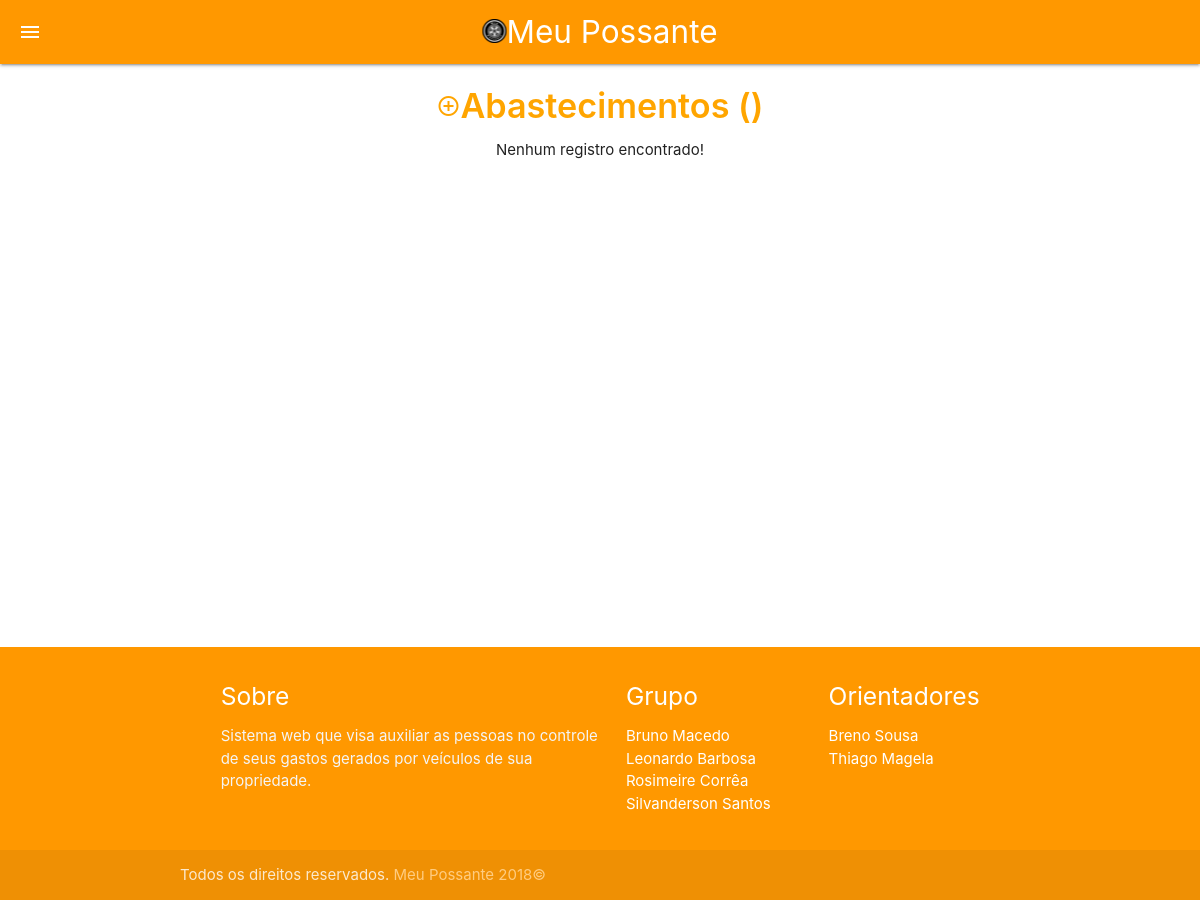
Before: /admin/combustiveis/combustivel.php?id=16 (signed in) with the older database file.
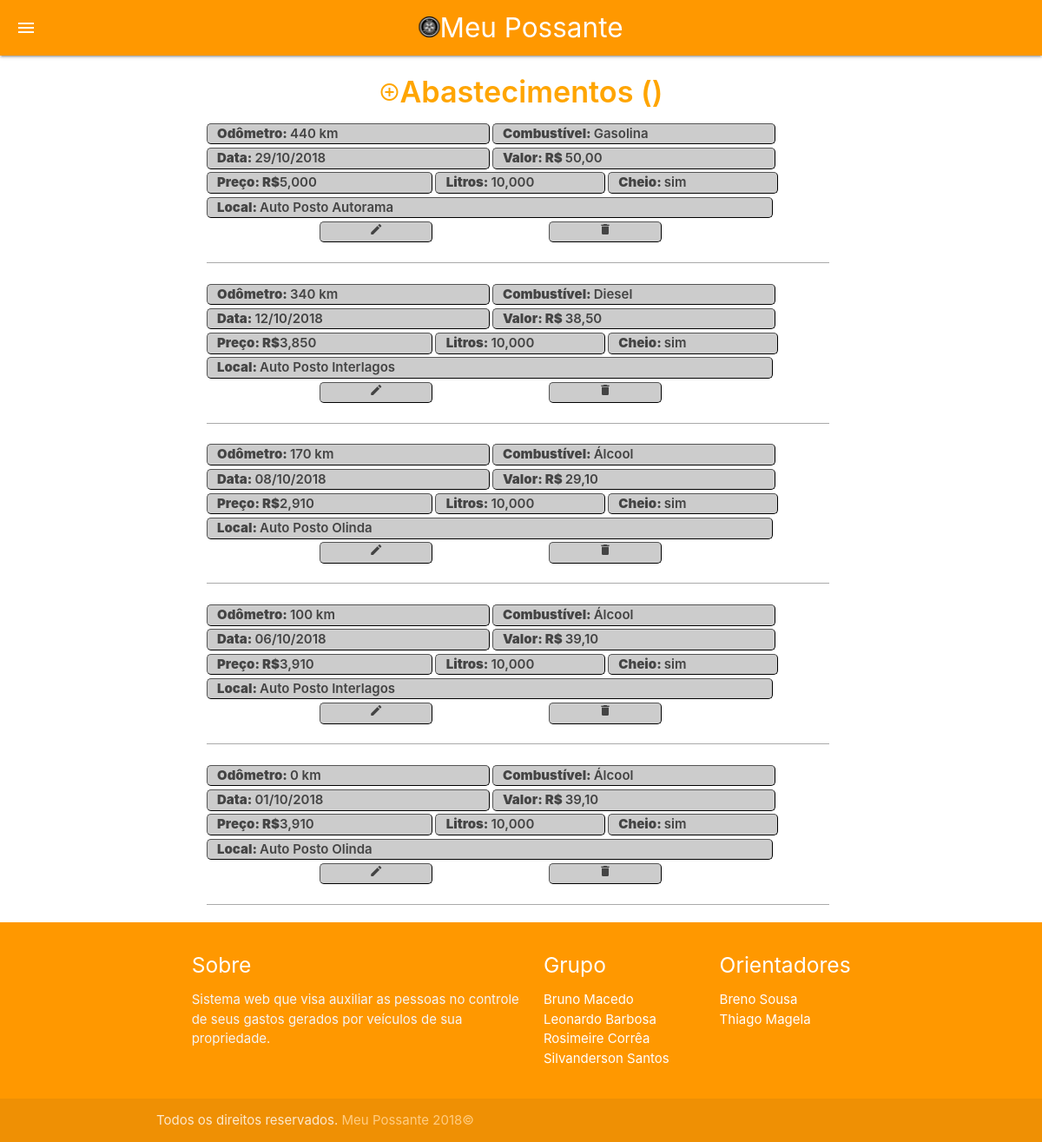
After: the same page with the newer database file.
### tables this page shows
CREATE TABLE IF NOT EXISTS `abastecimentos` (
  `idaba` int(11) NOT NULL AUTO_INCREMENT,
  `idveiculo` int(11) DEFAULT NULL,
  `idcomb` int(11) DEFAULT NULL,
  `idposto` int(11) DEFAULT NULL,
  `odoaba` int(11) DEFAULT NULL,
  `dataaba` date DEFAULT NULL,
  `valoraba` double(10,2) DEFAULT NULL,
  `precoaba` double(10,3) DEFAULT NULL,
  `litro` double(10,3) DEFAULT NULL,
  `cheio` tinyint(1) NOT NULL,
  PRIMARY KEY (`idaba`),
  KEY `idcomb` (`idcomb`),
  KEY `idveiculo` (`idveiculo`),
  KEY `idposto` (`idposto`)
);

### admin/combustiveis/combustivel.php (the view, shortened to what this page needs)
<?php
$id = $_GET['id'];
?>
<!DOCTYPE html>
<html lang="pt-br">
<head>
  <link type="text/css" rel="stylesheet" href="../../materialize/css/materialize.min.css"  media="screen,projection"/>
  <link rel="stylesheet" type="text/css" href="../../css/style.css">
</head>
<body>
  <nav class="orange">
    <div class="nav-wrapper">
      <a href="#" class="center-align"><i class="sidenav-trigger material-icons  " data-target="slide-out">menu</i></a>
      <div><a href="#" class="brand-logo center"><img src="../../img/mp24px.png"/>Meu Possante</a></div>
    </div>
  </nav>
  <main class="">
    <div class="container">
      <h4><a href="addcombustivel.php?id=<?= $id?>"  style="color:orange;"><i class="material-icons">control_point</i>Abastecimentos (<?= $_SESSION['placa'] ?>)</a></h4>
			<?php
			include "../../conexao.php";
      $query = "SELECT * FROM combustiveis";
        $resultado = $conexao->query($query);
        if($resultado){
          if($resultado->num_rows > 0) {
            while($linha = $resultado->fetch_assoc()) {
              $comb[$linha['idcomb']] = $linha['tipocomb'];
            }
          }
        }
      $query = "SELECT * FROM postos";
            $resultado = $conexao->query($query);
            if ($resultado) {
                if ($resultado->num_rows > 0) {
                    while ($linha = $resultado->fetch_assoc()) {
                      $postos[$linha['idposto']] = $linha['nomeposto'];
                    }
                }
            } else {
                die("Erro!");
            }
			$query = "SELECT * FROM abastecimentos WHERE idveiculo = '$id' ORDER BY dataaba DESC;";
            $resultado = $conexao->query($query);
            if ($resultado) {
                if ($resultado->num_rows > 0) {
                    while ($linha = $resultado->fetch_assoc()) {
                    	if($linha['cheio'] == 0){
                    		$fuel = 'não';
                    	} else {
                    		$fuel = 'sim';
                    	}
           echo "<div><div class='row'>";
                        echo("<div class='atributos col s11 m5 xl3 offset-xl1'><b>Odômetro: </b>" . $linha["odoaba"] . " km</div><div class='atributos col s11 m5 xl3'><b>Combustível: </b>" . $comb[$linha["idcomb"]] . "</div><div class='atributos col s11 m5 xl3'><b>Data: </b>" . date("d/m/Y", strtotime($linha['dataaba'])) . "</div><div class='atributos col s11 m5 xl3 offset-xl1'><b>Valor: R$ </b>" . str_replace('.',',',$linha['valoraba']) ."</div><div class='atributos col s11 m4 xl2'><b>Preço: R$</b>" . str_replace('.',',',$linha['precoaba']) . "</div><div class='atributos col s11 m3 xl2'><b>Litros: </b>" . str_replace('.',',',$linha['litro']) ."</div><div class='atributos col s11 m3 xl2'><b>Cheio: </b>" . $fuel . "</div><div class='atributos col s11 m10 xl7 offset-xl1'><b>Local: </b>" . $postos[$linha['idposto']] . "</div><a href='atualizaabastecimento.php?id=" . $linha['idaba'] . "&idveiculo=".$linha["idveiculo"]."'><div class='atributos col s3 offset-s2 m2 offset-m2 xl1 center-align'><i style='font-size: 16px;' class='material-icons'>edit</i></div></a><a href='#' onclick='removerInfo(" . $linha["idaba"] .", " .$id . ")'><div class='atributos col s3 offset-s1 m2 offset-m2 xl1  center-align'><i style='font-size: 16px;' class='material-icons'>delete</i></div></a>");
           echo "<div class='divisao col s11 m11 xl9 offset-xl1  '></div></div></div>";
                    }
                } else {
        echo "<p style='text-align:center;'>Nenhum registro encontrado!</p>";
                }
            } else {
                die("Erro!");
            }
		 ?> </div>
</main>
<footer class="page-footer orange">
  <div class="container">
    <div class="row">
      <div class="col l6 s12">
        <h5 class="white-text">Sobre</h5>
        <p class="grey-text text-lighten-4">Sistema web que visa auxiliar as pessoas no controle de seus gastos gerados por veículos de sua propriedade.</p>
      </div>
      <div class="col l3 s12">
        <h5 class="white-text">Grupo</h5>
        <ul>
          <li><a class="white-text" href="#!">Bruno Macedo</a></li>
          <li><a class="white-text" href="#!">Leonardo Barbosa</a></li>
          <li><a class="white-text" href="#!">Rosimeire Corrêa</a></li>
          <li><a class="white-text" href="#!">Silvanderson Santos</a></li>
        </ul>
      </div>
      <div class="col l3 s12">
        <h5 class="white-text">Orientadores</h5>
        <ul>
          <li><a class="white-text" href="#!">Breno Sousa</a></li>
          <li><a class="white-text" href="#!">Thiago Magela</a></li>
        </ul>
      </div>
    </div>
  </div>
  <div class="footer-copyright">
    <div class="container">
      Todos os direitos reservados. <a class="orange-text text-lighten-3" href="http://materializecss.com">Meu Possante 2018©</a>
    </div>
  </div>
</footer>
</body>
</html>

### css/style.css (style rules this page uses)
h4 { text-align: center; font-weight: 600; color: orange; }
main { min-height: 70vh; flex: 1 0 auto; }
.container div { margin-left: 3.5%; }
.atributos { border-radius: 5px; background-color: #ccc; margin: 0.25em 0.2em 0em 0em; border: 01px #000 outset; font-weight: 600; color: #444444; }
.divisao { background-color: #aaa; margin-top: 1.5em; }
body { background: #fff; }

Changed rows visible on the page:
added abastecimentos: odoaba "440", idcomb "Gasolina", dataaba "29/10/2018", valoraba "50,00", precoaba "5,000", litro "10,000", cheio "sim", idposto "Auto Posto Autorama"
added abastecimentos: odoaba "340", idcomb "Diesel", dataaba "12/10/2018", valoraba "38,50", precoaba "3,850", litro "10,000", cheio "sim", idposto "Auto Posto Interlagos"
added abastecimentos: odoaba "170", idcomb "Álcool", dataaba "08/10/2018", valoraba "29,10", precoaba "2,910", litro "10,000", cheio "sim", idposto "Auto Posto Olinda"
added abastecimentos: odoaba "100", idcomb "Álcool", dataaba "06/10/2018", valoraba "39,10", precoaba "3,910", litro "10,000", cheio "sim", idposto "Auto Posto Interlagos"
added abastecimentos: odoaba "0", idcomb "Álcool", dataaba "01/10/2018", valoraba "39,10", precoaba "3,910", litro "10,000", cheio "sim", idposto "Auto Posto Olinda"
Other visible differences:
text no longer shown: "Nenhum registro encontrado!"
